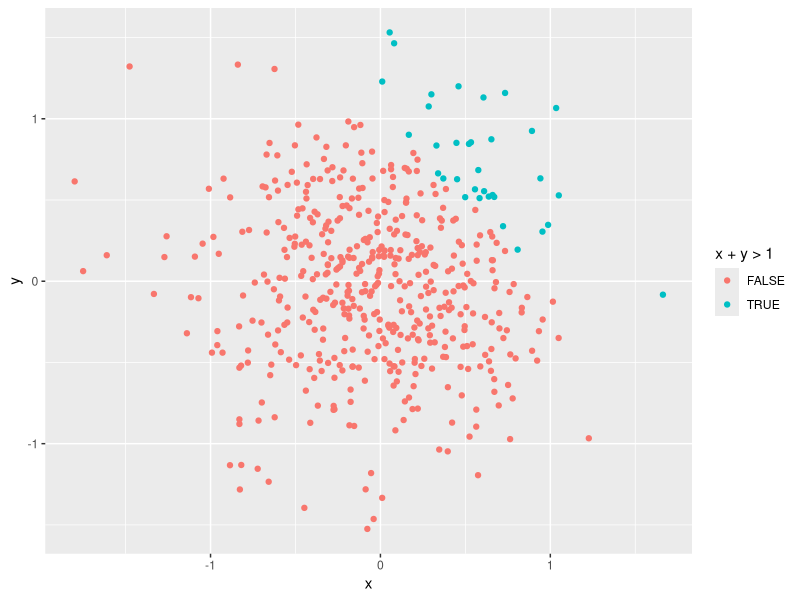
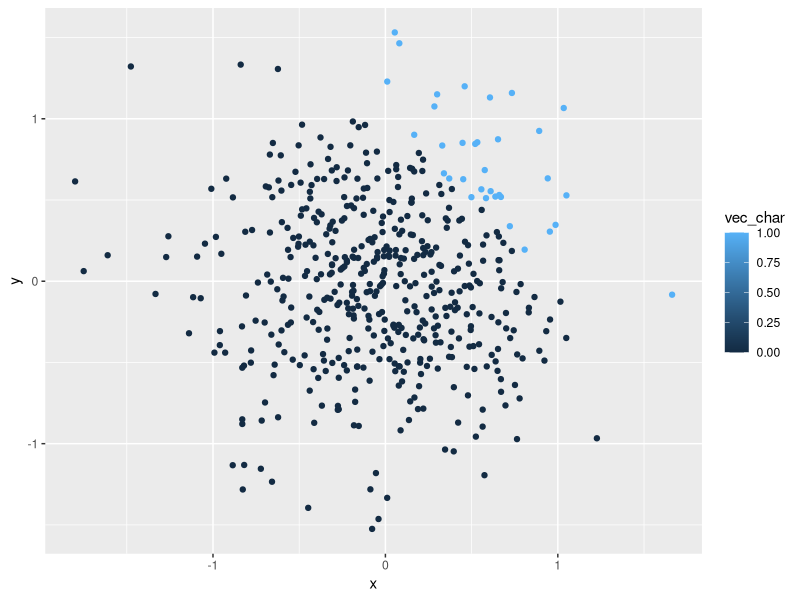
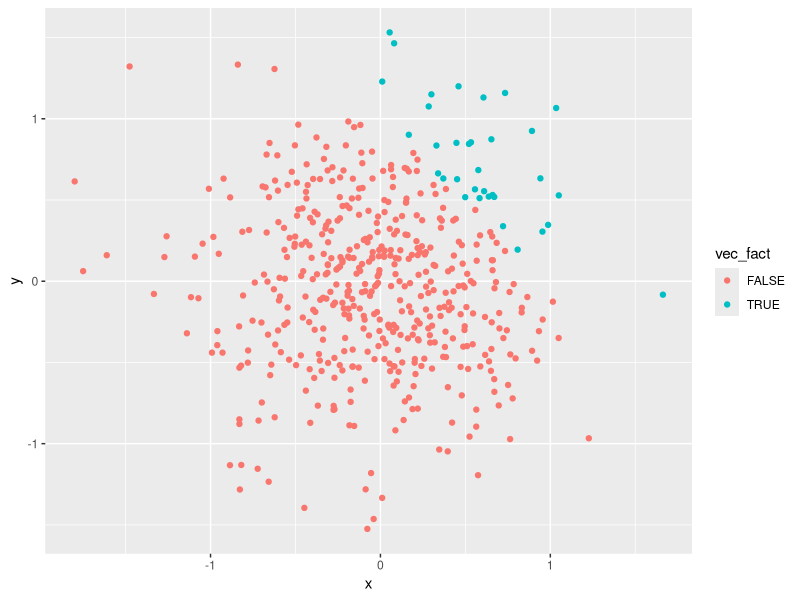

These figures' R source, in order:
## ---- chunk 1
knitr::opts_chunk$set(echo = TRUE)
library(tidyverse) # this is how I load a library

## ---- chunk 2


problem_1_df = tibble(
  x = rnorm(8, sd = .5), #Created a random sample with 8 observations
  vec_logical = (x> 0),  # Cretes a logical vector that makes all x obs >0
  vec_char = c("Coding", "in", "R", "language", "is", "so", "much","fun"), #created a vector with a character
  vec_factor = factor(c("male", "male", "female", "female","male", "male", "female", "female")) # created a variable with two level factor
)

problem_1_df%>%
  summarise(meanx = mean(x))  # the mean of x (a random sample of size 8 from a standard Normal distribution is 0.0563209	)

problem_1_df%>%
  summarise(meanlog = mean(vec_logical)) # mean of this is 0.375	

problem_1_df%>%
  summarise(meanchar = mean(vec_char)) # cant do this because is a character vector

problem_1_df%>%
  summarise(meanfact = mean(vec_factor)) #cant do this because is a factor vector



## ---- chunk 3

problem_2_df = tibble(
   x = rnorm(500, sd = .5),
   y = rnorm(500, sd = .5),
   vec_logic = (x + y > 1),
   vec_char =( as.numeric(vec_logic)),
   vec_fact =( as.factor(vec_logic ))
)
    nrow(problem_2_df)   
    ncol(problem_2_df)  # *the size of the dataset 500 by 5
    
    
   problem_2_df%>%
    summarise(mean_x = mean(x), 
              sd(x), 
              median (x))  # mean = 0.00460194, stdev =0.5161848 and median =-0.006032529	
  
  problem_2_df%>%
    count(x +y >1) %>%
    mutate(freq = n / sum(n)) #The proportion of cases for which x + y > 1 = 7.6%
    
  
  
ggplot(problem_2_df, aes(x = x, y = y, color = x + y > 1)) + geom_point() # colored scatterplot where blue are x + y > 1 and pink are the values x + y =< 1

ggplot(problem_2_df, aes(x = x, y = y, color = vec_char)) + geom_point() # colored scatterplot where darker blue are the vaues are closer to zero and lighter blue are those closer to 1

ggplot(problem_2_df, aes(x = x, y = y, color = vec_fact)) + geom_point()# colored scatterplot where blue are x + y > 1 and pink are the values x + y =< 1



